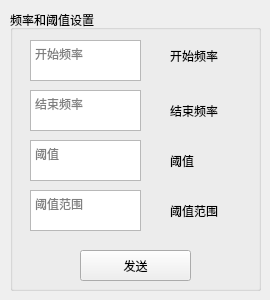
      <widget class="QWidget" name="tab_4">
       <attribute name="title">
        <string>压力</string>
       </attribute>
       <widget class="QGroupBox" name="groupBox_16">
        <property name="geometry">
         <rect>
          <x>10</x>
          <y>10</y>
          <width>251</width>
          <height>281</height>
         </rect>
        </property>
        <property name="title">
         <string>频率和阈值设置</string>
        </property>
        <widget class="QTextEdit" name="textEditStartFreq_3">
         <property name="geometry">
          <rect>
           <x>20</x>
           <y>30</y>
           <width>111</width>
           <height>41</height>
          </rect>
         </property>
         <property name="placeholderText">
          <string>开始频率</string>
         </property>
        </widget>
        <widget class="QPushButton" name="sendFreqButton_3">
         <property name="geometry">
          <rect>
           <x>70</x>
           <y>240</y>
           <width>111</width>
           <height>31</height>
          </rect>
         </property>
         <property name="text">
          <string>发送</string>
         </property>
        </widget>
        <widget class="QTextEdit" name="textEditEndFreq_3">
         <property name="geometry">
          <rect>
           <x>20</x>
           <y>80</y>
           <width>111</width>
           <height>41</height>
          </rect>
         </property>
         <property name="placeholderText">
          <string>结束频率</string>
         </property>
        </widget>
        <widget class="QTextEdit" name="rssiThreshold_3">
         <property name="geometry">
          <rect>
           <x>20</x>
           <y>130</y>
           <width>111</width>
           <height>41</height>
          </rect>
         </property>
         <property name="placeholderText">
          <string>阈值</string>
         </property>
        </widget>
        <widget class="QTextEdit" name="rssiThresholdSpan_3">
         <property name="geometry">
          <rect>
           <x>20</x>
           <y>180</y>
           <width>111</width>
           <height>41</height>
          </rect>
         </property>
         <property name="placeholderText">
          <string>阈值范围</string>
         </property>
        </widget>
        <widget class="QLabel" name="label_69">
         <property name="geometry">
          <rect>
           <x>160</x>
           <y>35</y>
           <width>81</width>
           <height>21</height>
          </rect>
         </property>
         <property name="text">
          <string>开始频率</string>
         </property>
        </widget>
        <widget class="QLabel" name="label_70">
         <property name="geometry">
          <rect>
           <x>160</x>
           <y>90</y>
           <width>81</width>
           <height>21</height>
          </rect>
         </property>
         <property name="text">
          <string>结束频率</string>
         </property>
        </widget>
        <widget class="QLabel" name="label_71">
         <property name="geometry">
          <rect>
           <x>160</x>
           <y>140</y>
           <width>68</width>
           <height>21</height>
          </rect>
         </property>
         <property name="text">
          <string>阈值</string>
         </property>
        </widget>
        <widget class="QLabel" name="label_72">
         <property name="geometry">
          <rect>
           <x>160</x>
           <y>190</y>
           <width>71</width>
           <height>21</height>
          </rect>
         </property>
         <property name="text">
          <string>阈值范围</string>
         </property>
        </widget>
       </widget>
      </widget>
